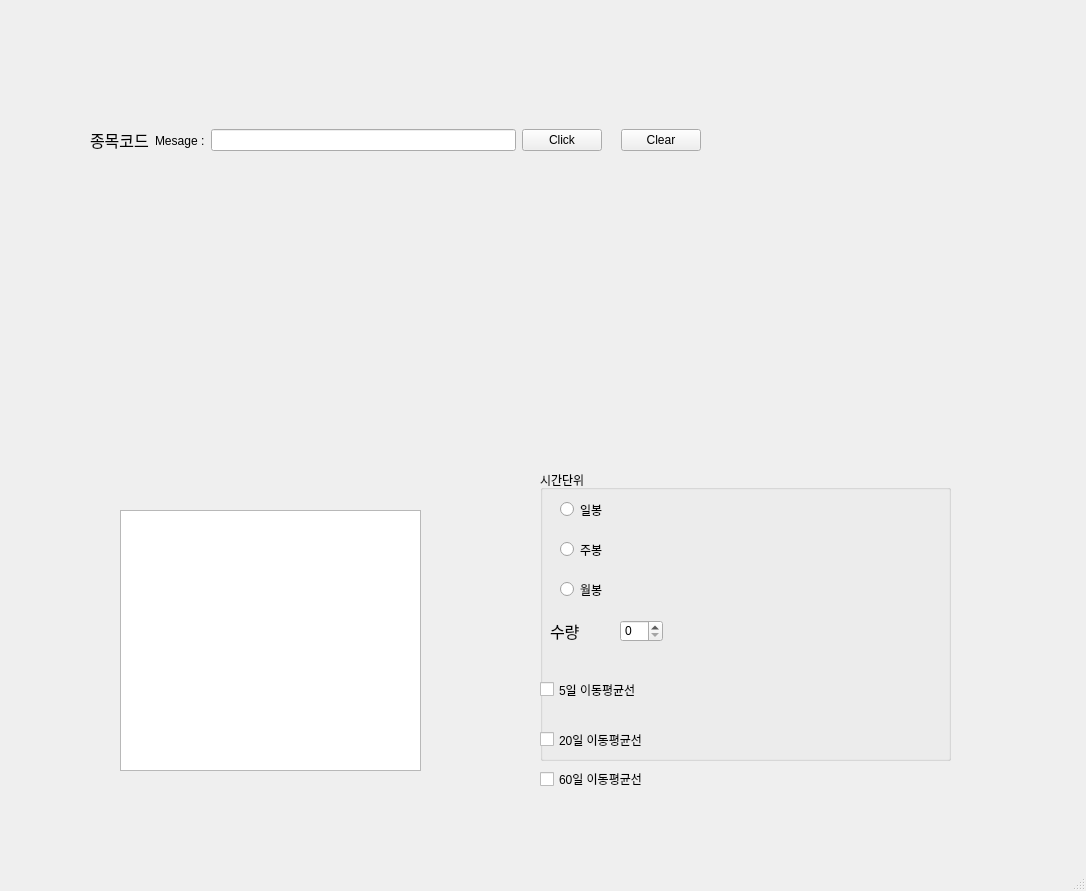
<?xml version="1.0" encoding="UTF-8"?>
<ui version="4.0">
 <class>MainWindow</class>
 <widget class="QMainWindow" name="MainWindow">
  <property name="geometry">
   <rect>
    <x>0</x>
    <y>0</y>
    <width>1086</width>
    <height>891</height>
   </rect>
  </property>
  <property name="windowTitle">
   <string>MainWindow</string>
  </property>
  <widget class="QWidget" name="centralwidget">
   <widget class="QTableWidget" name="tableWidget">
    <property name="geometry">
     <rect>
      <x>120</x>
      <y>510</y>
      <width>301</width>
      <height>261</height>
     </rect>
    </property>
   </widget>
   <widget class="QWidget" name="verticalLayoutWidget">
    <property name="geometry">
     <rect>
      <x>540</x>
      <y>470</y>
      <width>411</width>
      <height>321</height>
     </rect>
    </property>
    <layout class="QVBoxLayout" name="verticalLayout">
     <item>
      <widget class="QGroupBox" name="groupBox">
       <property name="title">
        <string>시간단위</string>
       </property>
       <widget class="QRadioButton" name="radio_day">
        <property name="geometry">
         <rect>
          <x>20</x>
          <y>30</y>
          <width>108</width>
          <height>19</height>
         </rect>
        </property>
        <property name="text">
         <string>일봉</string>
        </property>
       </widget>
       <widget class="QRadioButton" name="radio_week">
        <property name="geometry">
         <rect>
          <x>20</x>
          <y>70</y>
          <width>108</width>
          <height>19</height>
         </rect>
        </property>
        <property name="text">
         <string>주봉</string>
        </property>
       </widget>
       <widget class="QRadioButton" name="radio_month">
        <property name="geometry">
         <rect>
          <x>20</x>
          <y>110</y>
          <width>108</width>
          <height>19</height>
         </rect>
        </property>
        <property name="text">
         <string>월봉</string>
        </property>
       </widget>
       <widget class="QCheckBox" name="checkBox1">
        <property name="geometry">
         <rect>
          <x>0</x>
          <y>210</y>
          <width>409</width>
          <height>19</height>
         </rect>
        </property>
        <property name="text">
         <string>5일 이동평균선</string>
        </property>
       </widget>
       <widget class="QCheckBox" name="checkBox2">
        <property name="geometry">
         <rect>
          <x>0</x>
          <y>260</y>
          <width>409</width>
          <height>19</height>
         </rect>
        </property>
        <property name="text">
         <string>20일 이동평균선</string>
        </property>
       </widget>
       <widget class="QSpinBox" name="spinBox">
        <property name="geometry">
         <rect>
          <x>80</x>
          <y>150</y>
          <width>43</width>
          <height>22</height>
         </rect>
        </property>
        <property name="singleStep">
         <number>0</number>
        </property>
        <property name="value">
         <number>0</number>
        </property>
       </widget>
       <widget class="QLabel" name="label_4">
        <property name="geometry">
         <rect>
          <x>10</x>
          <y>150</y>
          <width>71</width>
          <height>21</height>
         </rect>
        </property>
        <property name="font">
         <font>
          <family>Agency FB</family>
          <pointsize>12</pointsize>
         </font>
        </property>
        <property name="text">
         <string>수량</string>
        </property>
       </widget>
      </widget>
     </item>
     <item>
      <widget class="QCheckBox" name="checkBox3">
       <property name="text">
        <string>60일 이동평균선</string>
       </property>
      </widget>
     </item>
    </layout>
   </widget>
   <widget class="QWidget" name="horizontalLayoutWidget">
    <property name="geometry">
     <rect>
      <x>90</x>
      <y>0</y>
      <width>611</width>
      <height>281</height>
     </rect>
    </property>
    <layout class="QHBoxLayout" name="horizontalLayout">
     <item>
      <widget class="QLabel" name="label_3">
       <property name="text">
        <string>&lt;html&gt;&lt;head/&gt;&lt;body&gt;&lt;p&gt;&lt;span style=&quot; font-size:12pt;&quot;&gt;종목코드&lt;/span&gt;&lt;/p&gt;&lt;/body&gt;&lt;/html&gt;</string>
       </property>
      </widget>
     </item>
     <item>
      <widget class="QLabel" name="label_2">
       <property name="text">
        <string>Mesage :</string>
       </property>
      </widget>
     </item>
     <item>
      <widget class="QLineEdit" name="lineEdit"/>
     </item>
     <item>
      <widget class="QPushButton" name="pushButton1">
       <property name="focusPolicy">
        <enum>Qt::NoFocus</enum>
       </property>
       <property name="text">
        <string>Click</string>
       </property>
      </widget>
     </item>
     <item>
      <widget class="QLabel" name="label">
       <property name="text">
        <string/>
       </property>
      </widget>
     </item>
     <item>
      <widget class="QPushButton" name="pushButton2">
       <property name="text">
        <string>Clear</string>
       </property>
      </widget>
     </item>
    </layout>
   </widget>
  </widget>
  <widget class="QMenuBar" name="menubar">
   <property name="geometry">
    <rect>
     <x>0</x>
     <y>0</y>
     <width>1086</width>
     <height>26</height>
    </rect>
   </property>
  </widget>
  <widget class="QStatusBar" name="statusbar"/>
 </widget>
 <resources/>
 <connections/>
</ui>
